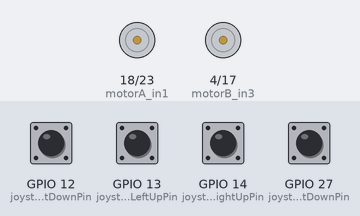
This sketch was run on a simulated ESP32. Shown: motor-driver pin pairs drawn as motors (green arrow = first pin HIGH = forward, orange = second pin HIGH = backward, longer = more drive, scaled by the enable pin). The inputs (shaded band) are chosen by the test bench; at power-on: GPIO 12 (joystickLeftDownPin), GPIO 13 (joystickLeftUpPin), GPIO 14 (joystickRightUpPin), GPIO 27 (joystickRightDownPin) HIGH.

Above: at 1.2 s.
1.3 s: GPIO 12 (joystickLeftDownPin) pulled LOW for 0.15 s
At 1.38 s:
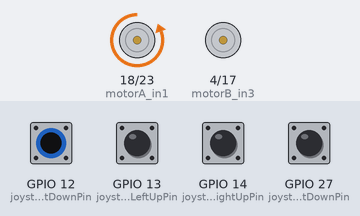
2.9 s: GPIO 13 (joystickLeftUpPin) pulled LOW for 0.15 s
At 2.97 s:
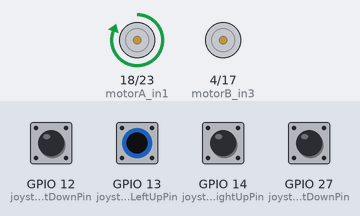
4.5 s: GPIO 14 (joystickRightUpPin) pulled LOW for 0.15 s
At 4.57 s:
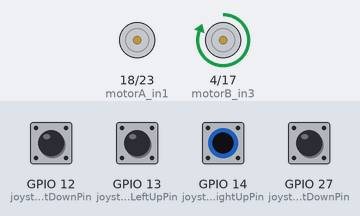
6.1 s: GPIO 27 (joystickRightDownPin) pulled LOW for 0.15 s
At 6.18 s:
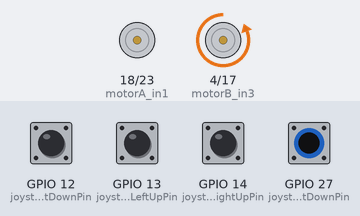
7.7 s: GPIO 12 (joystickLeftDownPin) driven LOW and GPIO 14 (joystickRightUpPin) driven LOW
At 8.9 s:
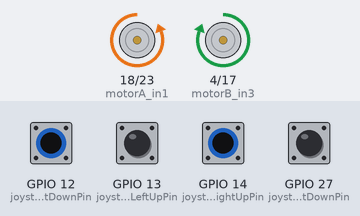
9.2 s: GPIO 13 (joystickLeftUpPin) pulled LOW for 1 s
At 10.0 s:
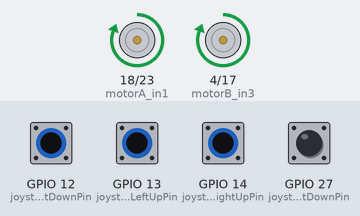
Timing chart, 0 to 12.2 s (numbered marks = the images above; inputs shaded):
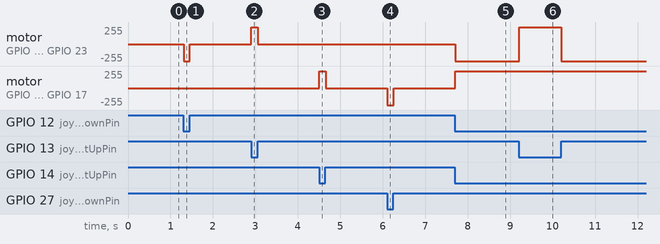

Measured:
- after the input at 1.3 s, motor on GPIO 18 (motorA_in1) / GPIO 23 (motorA_in2): stopped → backward 255/255 at once, → stopped 0.14 s later
- after the input at 2.9 s, motor on GPIO 18 (motorA_in1) / GPIO 23 (motorA_in2): stopped → forward 255/255 at once, → stopped 0.15 s later
- after the input at 4.5 s, motor on GPIO 4 (motorB_in3) / GPIO 17 (motorB_in4): stopped → forward 255/255 at once, → stopped 0.15 s later
- after the input at 6.1 s, motor on GPIO 4 (motorB_in3) / GPIO 17 (motorB_in4): stopped → backward 255/255 at once, → stopped 0.15 s later
- after the input at 7.7 s, motor on GPIO 18 (motorA_in1) / GPIO 23 (motorA_in2): stopped → backward 255/255 at once; motor on GPIO 4 (motorB_in3) / GPIO 17 (motorB_in4): stopped → forward 255/255 at once
- after the input at 9.2 s, motor on GPIO 18 (motorA_in1) / GPIO 23 (motorA_in2): backward 255/255 → forward 255/255 at once, → backward 255/255 1.0 s later

The sketch:

bumpercar.ino
```cpp
#include <Arduino.h>

// Board this works for
// TTGO LORA SX1278 ESP32 0.96 OLED 128Mt bit (16MB) 433Mhz

// Motor A (Left) connections
const int motorA_in1 = 18;
const int motorA_in2 = 23;
const int motorA_speed = 5; // PWM pin

// Motor B (Right) connections
const int motorB_in3 = 4;
const int motorB_in4 = 17;
const int motorB_speed = 16; // PWM pin

// Joystick pins (digital)
const int joystickLeftUpPin = GPIO_NUM_13;
const int joystickLeftDownPin = GPIO_NUM_12;
const int joystickRightUpPin = GPIO_NUM_14;
const int joystickRightDownPin = GPIO_NUM_27;


void setup() {
  Serial.begin(115200);

  // Set joystick pins as inputs with internal pull-up resistors
  pinMode(joystickLeftUpPin, INPUT_PULLUP);
  pinMode(joystickLeftDownPin, INPUT_PULLUP);
  pinMode(joystickRightUpPin, INPUT_PULLUP);
  pinMode(joystickRightDownPin, INPUT_PULLUP);

  // This is some sort of voodoo from an esp32? not sure if I even need it
  gpio_pullup_en(GPIO_NUM_27);
  gpio_pulldown_dis(GPIO_NUM_27);

  gpio_pullup_en(GPIO_NUM_14);
  gpio_pulldown_dis(GPIO_NUM_14);

  gpio_pullup_en(GPIO_NUM_12);
  gpio_pulldown_dis(GPIO_NUM_12);

  gpio_pullup_en(GPIO_NUM_13);
  gpio_pulldown_dis(GPIO_NUM_13);


  pinMode(motorA_in1, OUTPUT);
  pinMode(motorA_in2, OUTPUT);
  pinMode(motorA_speed, OUTPUT);
  pinMode(motorB_in3, OUTPUT);
  pinMode(motorB_in4, OUTPUT);
  pinMode(motorB_speed, OUTPUT);
}

void loop() {

//  Serial.begin(115200);

  // Read joystick states (LOW when pressed because of pull-up resistors)
  bool leftUp = digitalRead(joystickLeftUpPin) == LOW;
  bool leftDown = digitalRead(joystickLeftDownPin) == LOW;
  bool rightUp = digitalRead(joystickRightUpPin) == LOW;
  bool rightDown = digitalRead(joystickRightDownPin) == LOW;

  // Control the motors
  controlLeftMotor(leftUp, leftDown);
  controlRightMotor(rightUp, rightDown);

  // Print joystick states for debugging (optional)
//  Serial.print("JOYSTICKS -- ");
//  Serial.print("Left Up: ");
//  Serial.print(leftUp);
//  Serial.print(", Left Down: ");
//  Serial.print(leftDown);
//  Serial.print(", Right Up: ");
//  Serial.print(rightUp);
//  Serial.print(", Right Down: ");
//  Serial.println(rightDown);

  delay(10); // Small delay for stability
}

// Control the left motor based on joystick input
void controlLeftMotor(bool up, bool down) {
  const int motorSpeed = 255;
  if (up) {
    // Move forward
    digitalWrite(motorA_in1, HIGH);
    digitalWrite(motorA_in2, LOW);
    analogWrite(motorA_speed, motorSpeed);
  } else if (down) {
    // Move backward
    digitalWrite(motorA_in1, LOW);
    digitalWrite(motorA_in2, HIGH);
    analogWrite(motorA_speed, motorSpeed);
  } else {
    // Stop
    digitalWrite(motorA_in1, LOW);
    digitalWrite(motorA_in2, LOW);
    analogWrite(motorA_speed, 0);
  }
}

// Control the right motor based on joystick input
void controlRightMotor(bool up, bool down) {
  const int motorSpeed = 255;
  if (up) {
    // Move forward
    digitalWrite(motorB_in3, HIGH);
    digitalWrite(motorB_in4, LOW);
    analogWrite(motorB_speed, motorSpeed);
  } else if (down) {
    // Move backward
    digitalWrite(motorB_in3, LOW);
    digitalWrite(motorB_in4, HIGH);
    analogWrite(motorB_speed, motorSpeed);
  } else {
    // Stop
    digitalWrite(motorB_in3, LOW);
    digitalWrite(motorB_in4, LOW);
    analogWrite(motorB_speed, 0);
  }
}
```
